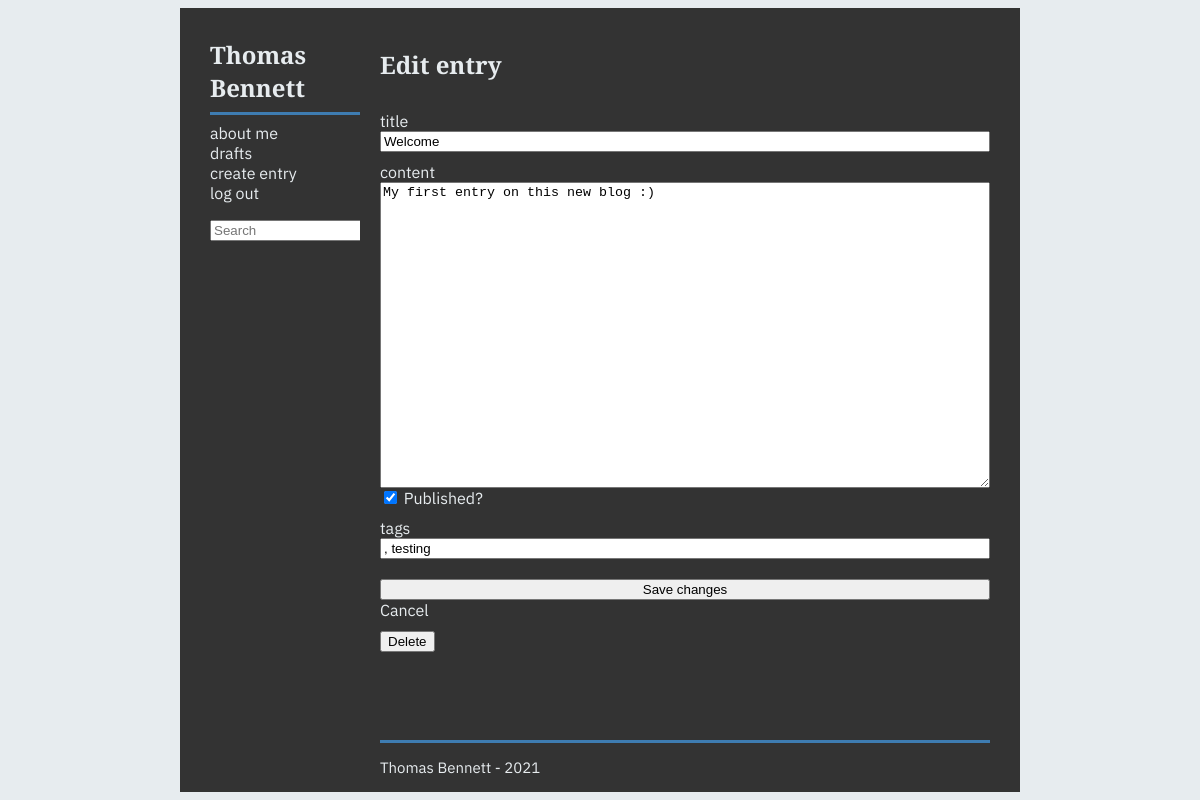
Page /welcome/edit/ (signed in) on the committed database.
### app.py (models this page shows, shortened)
class Entry(flask_db.Model):
    title = CharField()
    slug = CharField(unique=True)
    summary = CharField()
    content = TextField()
    published = BooleanField(index=True)
    timestamp = DateTimeField(default=datetime.datetime.now, index=True)
    def get_tags(self):
        try:
            tags = [tag.tag.title for tag in self.tags]
        except:
            tags = []
        finally:
            return tags

class Tag(flask_db.Model):
    title = CharField(unique=True)

### app.py (the view, shortened to what this page needs)
@app.route('/<slug>/edit/', methods=['GET', 'POST'])
@login_required
def edit(slug):
    entry = get_object_or_404(Entry, Entry.slug == slug)
    return render_template('edit.html', entry=entry)

### app.py (called while the page is built)
def login_required(fn):
    @functools.wraps(fn)
    def inner(*args, **kwargs):
        if session.get('logged_in'):
            return fn(*args, **kwargs)
        if request.headers.get('User-Agent') == app.config['UPLOADER_USER_AGENT']:
            return {'logged_in': False}, 403
        else:
            return redirect(url_for('login', next=request.path))
    return inner

### templates/edit.html (shortened to what this page needs)
{% extends "create.html" %}
{% block content_title %}Edit entry{% endblock %}
{% block form_action %}{{ url_for('edit', slug=entry.slug) }}{% endblock %}
{% block entry_title %}{{ entry.title }}{% endblock %}
{% block entry_content %}{{ entry.content }}{% endblock %}
{% block entry_published %}{% if entry.published %}checked{% endif %}{% endblock %}
{% block entry_tags %}{{ ", ".join(entry.get_tags()) }}{% endblock %}
{% block save_button %}Save changes{% endblock %}
{% block cancel_button %}{{ url_for('detail', slug=entry.slug) }}{% endblock %}
{% block delete_button %}
<form id='delete-form' action="{{ url_for('delete', slug=entry.slug)}}" method="post">
    <button type="submit">Delete</button>
</form>
{% endblock %}

### templates/create.html (shortened to what this page needs)
{% extends "base.html" %}
{% block content %}
  <form id='entry-form' action="{% block form_action %}{{ url_for('create') }}{% endblock %}" method="post">
    <div class='form-group'>
      <label for="title">title</label>
      <input id="title" name="title" type="text" value="{% block entry_title %}{% endblock %}">
    </div>
    <label for="content">content</label>
    <textarea id="content" name="content" style="height: 300px;">{% block entry_content %}{% endblock %}</textarea>
    <label>
      <input name="published" type="checkbox" value="y" {% block entry_published %}{% endblock %}> Published?
    </label>
    <div class='form-group'>
      <label for="tags"><a onclick="window.open('{{ url_for('list_tags') }}')">tags</a></label>
      <input id="tags" name="tags" type="text" value="{% block entry_tags %}{% endblock %}">
    </div>
    <div class='form-group'>
      <button type="submit">{% block save_button %}Create{% endblock %}</button>
      <a href="{% block cancel_button %}{{ url_for('index') }}{% endblock %}">Cancel</a>
    </div>
  </form>
  {% block delete_button %}{% endblock %}
{% endblock %}

### static/css/main.css (style rules this page uses)
:root { --accent: #3E7CB1; --text-color: #E7ECEF; --background-color: #E7ECEF; --body-color: #333333; }
html { background-color: var(--background-color); display: flex; justify-content: center; align-items: stretch; min-height: 100%; }
body { max-width: 70%; background-color: var(--body-color); display: flex; flex-direction: row; justify-content: left; flex-grow: 1; font-family: 'IBM Plex Sans', sans-serif; color: var(--text-color); }
a:link { text-decoration: none; color: var(--text-color); }
#entry-form { display: flex; flex-direction: column; }
.form-group { margin-top: 10px; margin-bottom: 10px; display: flex; flex-direction: column; }

### rows in the picture
Entry: title "Welcome", content "My first entry on this new blog :)", published "☑"
Tag: tags ", testing"
